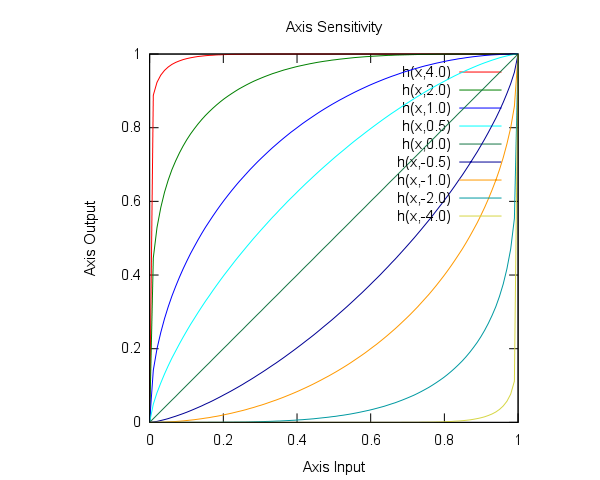

Here is the gnuplot script that generated this plot:
# Plot the function that is used for --axis-sensitivity

set title "Axis Sensitivity"
set output "sensitivity.svg"
set terminal svg
set xlabel "Axis Input"
set ylabel "Axis Output"

set xrange [0:1]
set yrange [0:1]
set size ratio 1

f(x,t) = (1 - (1 - x)**(2**t))**(1/(2**t))
g(x,t) = 1 - (1 - x**(2**(-t)))**(1/(2**(-t)))
s(x) = sgn(abs(x) - x)
h(x,t) = (1 - s(t)) * f(x,t) + s(t) * g(x,t)

plot h(x,4.0), h(x,2.0), h(x,1.0), h(x,0.5), h(x,0.0), h(x,-0.5), h(x,-1.0),  h(x,-2.0), h(x,-4.0)

# EOF #
